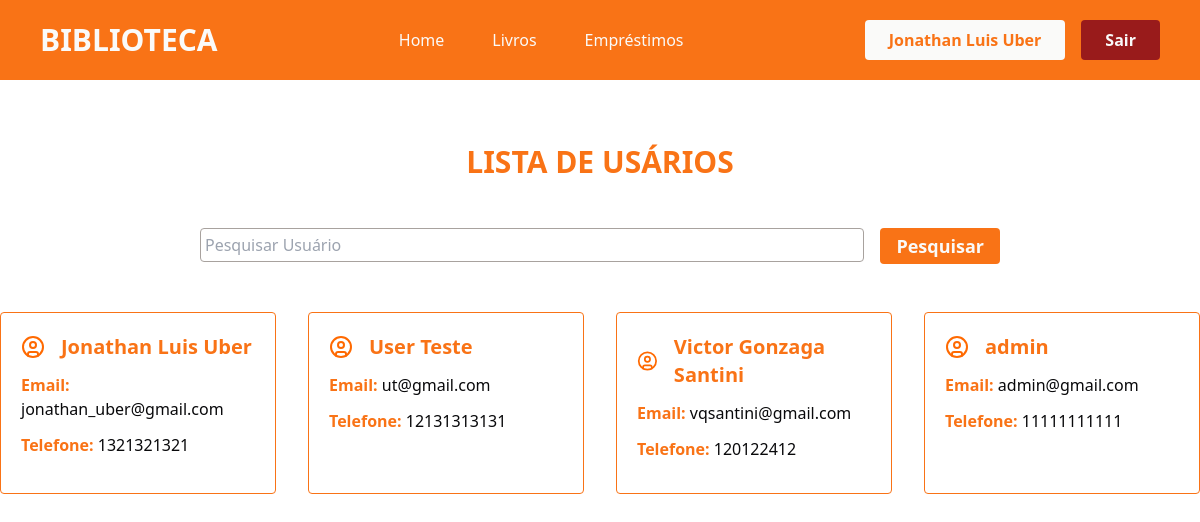
The app's page /usuarios/ (signed in) with its own data.
### app/models.py (models this page shows)
class User(db.Model, UserMixin):
    id = db.Column(db.Integer, primary_key=True)
    nome = db.Column(db.String(100), nullable=True)
    telefone = db.Column(db.String(100), nullable=True)
    email = db.Column(db.String(100), nullable=True)
    senha = db.Column(db.String(100), nullable=True)
    emprestimos = db.relationship('Emprestimo', backref='user', lazy=True)

### app/views.py (the view)
@app.route('/usuarios/')
@login_required
def usuarios():
    if request.method == 'GET':
        pesquisa = request.args.get('pesquisa', '')
    dados = User.query.order_by('nome')
    if pesquisa != '':
        dados = dados.filter(User.nome.ilike(f'%{pesquisa}%'))
    usuarios = {'dados' : dados.all()}
    return render_template('usuarios.html', usuarios=usuarios)

### app/models.py (called while the page is built)
@login_manager.user_loader
def load_user(user_id):
    return User.query.get(user_id)

### app/templates/usuarios.html (shortened to what this page needs)
{% extends "head.html" %}
{% block content %}
<div class="container-usuarios flex flex-col justify-center align-center">
    <div class="titulo mt-[4rem] flex-col justify-center items-center">
        <h2 class="text-3xl text-center text-orange-500 font-bold">LISTA DE USÁRIOS</h2>
    </div>
    <div class="pesquisa mt-[3rem] flex justify-center">
        <form action="" method="get" class="flex flex-row gap-4 w-[800px]">
                <div class="w-full">
                    <input type="text" name="pesquisa" class="w-full border-[1px] rounded border-stone-400 px-1 py-1 outline-orange-500 outline-2" placeholder="Pesquisar Usuário">
                </div>
                <div class="w-70">
                    <button type="submit" class="bg-orange-500 w-full text-stone-50 font-semibold text-lg rounded py-1 px-4 hover:bg-orange-700 cursor-pointer transition-all duration-500">Pesquisar</button>
                </div>
            </form>
    </div>
    <section class="usuarios flex justify-center mt-[3rem]">
        <div class="lista-usuarios grid grid-cols-4 gap-[2rem]">
            {% for user in usuarios.dados %}
                <div class="card-usuario border-orange-500 border-[1px] rounded p-5">
                    <div class="nome-svg flex flex-row gap-4 items-center justify-start">
                        <h2 class="text-xl font-semibold text-orange-500">{{user.nome}}</h2>
                    </div>
                    <p class="mt-3 text-orange-500 font-semibold">Email: <span class="text-zinc-950 font-normal">{{user.email}}</span></p>
                    <p class="mt-3 mb-3 text-orange-500 font-semibold">Telefone: <span class="text-zinc-950 font-normal">{{user.telefone}}</span></p>
                </div>
            {% endfor %}
        </div>
    </section>
</div>
{% endblock %}

### app/templates/header.html (shortened to what this page needs)
{% extends "head.html" %}
{% block content %}
<header class="font-sans px-10 py-5 bg-orange-500">
    <div class="container-header flex justify-between items-center">
        <div class="logo text-stone-50 font-bold text-3xl">
            <h1>BIBLIOTECA</h1>
        </div>
        <nav class="nav flex gap-12 text-stone-50 font-medium">
            <a href="{{ url_for('homepage') }}">Home</a>
            <a href="{{ url_for('livros') }}">Livros</a>
            <a href="{{ url_for('emprestimos') }}">Empréstimos</a>
        </nav>
        <div class="login flex gap-4">
            {% if current_user.is_authenticated %}
            <p class="bg-stone-50 px-6 py-2 text-orange-500 rounded font-semibold">{{current_user.nome}}</p>
                <a href="{{ url_for('logout') }}" class="bg-red-800 px-6 py-2 text-stone-50 rounded font-semibold cursor-pointer hover:bg-red-900 transition-all duration-500">Sair</a>
            {% endif %}
        </div>
    </div>
</header>
{% endblock %}

### records on screen
User: nome "Jonathan Luis Uber", email "jonathan_uber@gmail.com", telefone "1321321321"
User: nome "User Teste", email "ut@gmail.com", telefone "12131313131"
User: nome "Victor Gonzaga Santini", email "vqsantini@gmail.com", telefone "120122412"
User: nome "admin", email "admin@gmail.com", telefone "11111111111"
